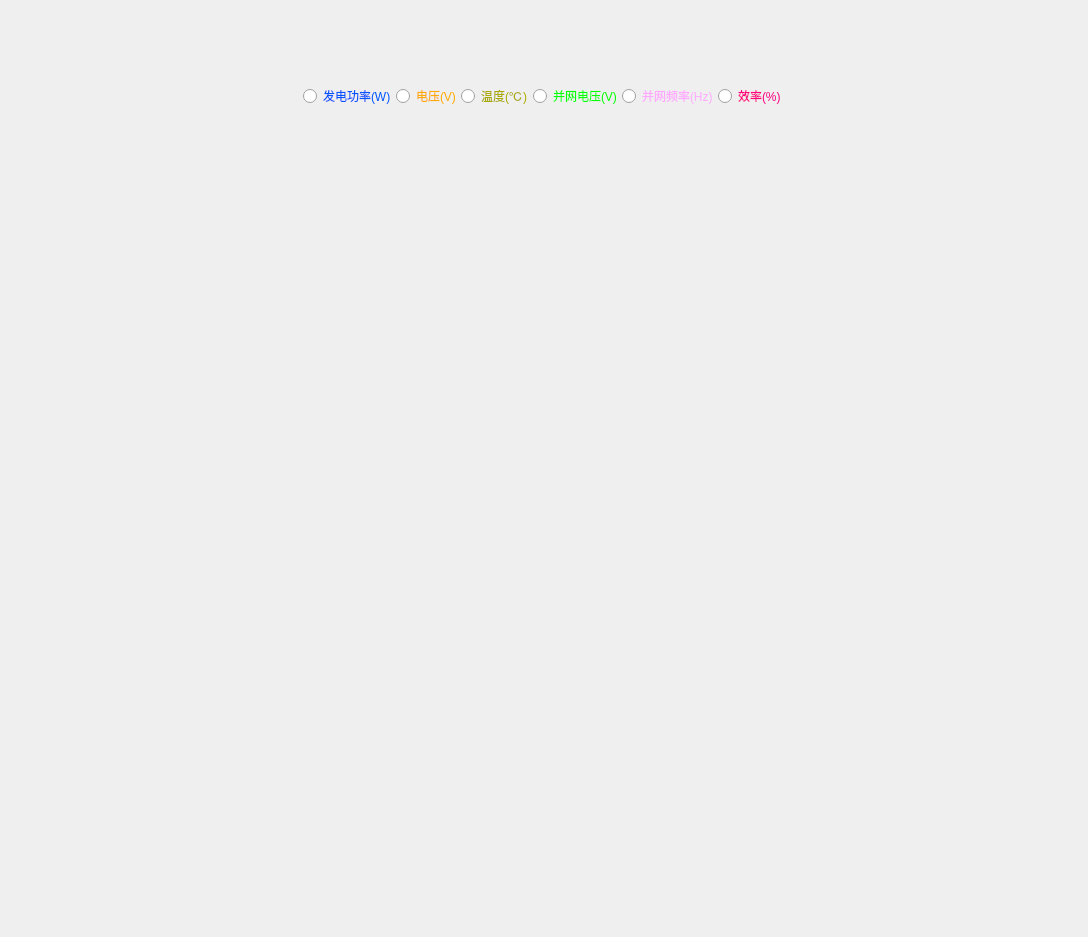
<?xml version="1.0" encoding="UTF-8"?>
<ui version="4.0">
 <class>draw_widget</class>
 <widget class="QWidget" name="draw_widget">
  <property name="geometry">
   <rect>
    <x>0</x>
    <y>0</y>
    <width>1088</width>
    <height>937</height>
   </rect>
  </property>
  <property name="windowTitle">
   <string>Form</string>
  </property>
  <layout class="QVBoxLayout" name="verticalLayout" stretch="1,1,15">
   <item>
    <layout class="QHBoxLayout" name="horizontalLayout_2" stretch="1,5,1">
     <item>
      <spacer name="horizontalSpacer">
       <property name="orientation">
        <enum>Qt::Horizontal</enum>
       </property>
       <property name="sizeHint" stdset="0">
        <size>
         <width>40</width>
         <height>20</height>
        </size>
       </property>
      </spacer>
     </item>
     <item>
      <widget class="QLabel" name="name_lb">
       <property name="text">
        <string/>
       </property>
       <property name="alignment">
        <set>Qt::AlignCenter</set>
       </property>
      </widget>
     </item>
     <item>
      <spacer name="horizontalSpacer_4">
       <property name="orientation">
        <enum>Qt::Horizontal</enum>
       </property>
       <property name="sizeHint" stdset="0">
        <size>
         <width>40</width>
         <height>20</height>
        </size>
       </property>
      </spacer>
     </item>
    </layout>
   </item>
   <item>
    <widget class="QWidget" name="bt_group" native="true">
     <layout class="QHBoxLayout" name="horizontalLayout">
      <property name="spacing">
       <number>0</number>
      </property>
      <property name="leftMargin">
       <number>0</number>
      </property>
      <property name="topMargin">
       <number>0</number>
      </property>
      <property name="rightMargin">
       <number>0</number>
      </property>
      <property name="bottomMargin">
       <number>0</number>
      </property>
      <item>
       <spacer name="horizontalSpacer_3">
        <property name="orientation">
         <enum>Qt::Horizontal</enum>
        </property>
        <property name="sizeHint" stdset="0">
         <size>
          <width>40</width>
          <height>20</height>
         </size>
        </property>
       </spacer>
      </item>
      <item>
       <widget class="QRadioButton" name="power_rb">
        <property name="styleSheet">
         <string notr="true">color: rgb(0, 85, 255);</string>
        </property>
        <property name="text">
         <string>发电功率(W)</string>
        </property>
        <property name="autoExclusive">
         <bool>false</bool>
        </property>
       </widget>
      </item>
      <item>
       <widget class="QRadioButton" name="volt_rb">
        <property name="styleSheet">
         <string notr="true">color: rgb(255, 170, 0);</string>
        </property>
        <property name="text">
         <string>电压(V)</string>
        </property>
        <property name="autoExclusive">
         <bool>false</bool>
        </property>
       </widget>
      </item>
      <item>
       <widget class="QRadioButton" name="temp_rb">
        <property name="styleSheet">
         <string notr="true">color: rgb(170, 170, 0);</string>
        </property>
        <property name="text">
         <string>温度(℃)</string>
        </property>
        <property name="autoExclusive">
         <bool>false</bool>
        </property>
       </widget>
      </item>
      <item>
       <widget class="QRadioButton" name="gvolt_rb">
        <property name="styleSheet">
         <string notr="true">color: rgb(0, 255, 0);</string>
        </property>
        <property name="text">
         <string>并网电压(V)</string>
        </property>
        <property name="autoExclusive">
         <bool>false</bool>
        </property>
       </widget>
      </item>
      <item>
       <widget class="QRadioButton" name="gfre_rb">
        <property name="styleSheet">
         <string notr="true">color: rgb(255, 170, 255);</string>
        </property>
        <property name="text">
         <string>并网频率(Hz)</string>
        </property>
        <property name="autoExclusive">
         <bool>false</bool>
        </property>
       </widget>
      </item>
      <item>
       <widget class="QRadioButton" name="eff_rb">
        <property name="styleSheet">
         <string notr="true">color: rgb(255, 0, 127);</string>
        </property>
        <property name="text">
         <string>效率(%)</string>
        </property>
       </widget>
      </item>
      <item>
       <spacer name="horizontalSpacer_2">
        <property name="orientation">
         <enum>Qt::Horizontal</enum>
        </property>
        <property name="sizeHint" stdset="0">
         <size>
          <width>40</width>
          <height>20</height>
         </size>
        </property>
       </spacer>
      </item>
     </layout>
    </widget>
   </item>
   <item>
    <widget class="QCustomPlot" name="plot_" native="true"/>
   </item>
  </layout>
 </widget>
 <customwidgets>
  <customwidget>
   <class>QCustomPlot</class>
   <extends>QWidget</extends>
   <header location="global">open_lib/QCustomPlot/qcustomplot.h</header>
   <container>1</container>
  </customwidget>
 </customwidgets>
 <resources/>
 <connections/>
</ui>
